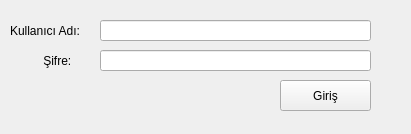
<?xml version="1.0" encoding="UTF-8"?>
<ui version="4.0">
 <class>MainWindow</class>
 <widget class="QMainWindow" name="MainWindow">
  <property name="geometry">
   <rect>
    <x>0</x>
    <y>0</y>
    <width>411</width>
    <height>134</height>
   </rect>
  </property>
  <property name="windowTitle">
   <string>MaM Sense</string>
  </property>
  <property name="windowIcon">
   <iconset>
    <normaloff>icons/MAMLOGO.png</normaloff>icons/MAMLOGO.png</iconset>
  </property>
  <widget class="QWidget" name="centralwidget">
   <widget class="QLineEdit" name="lineEdit">
    <property name="geometry">
     <rect>
      <x>100</x>
      <y>20</y>
      <width>271</width>
      <height>21</height>
     </rect>
    </property>
   </widget>
   <widget class="QPushButton" name="pushButton">
    <property name="geometry">
     <rect>
      <x>280</x>
      <y>80</y>
      <width>91</width>
      <height>31</height>
     </rect>
    </property>
    <property name="text">
     <string>Giriş</string>
    </property>
   </widget>
   <widget class="QLineEdit" name="lineEdit_2">
    <property name="geometry">
     <rect>
      <x>100</x>
      <y>50</y>
      <width>271</width>
      <height>21</height>
     </rect>
    </property>
   </widget>
   <widget class="QLabel" name="label">
    <property name="geometry">
     <rect>
      <x>10</x>
      <y>20</y>
      <width>91</width>
      <height>21</height>
     </rect>
    </property>
    <property name="text">
     <string>Kullanıcı Adı:</string>
    </property>
   </widget>
   <widget class="QLabel" name="label_2">
    <property name="geometry">
     <rect>
      <x>40</x>
      <y>50</y>
      <width>51</width>
      <height>21</height>
     </rect>
    </property>
    <property name="text">
     <string> Şifre:</string>
    </property>
   </widget>
  </widget>
 </widget>
 <resources/>
 <connections/>
</ui>
